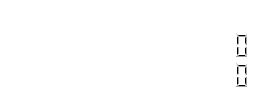
<?xml version="1.0" encoding="UTF-8"?>
<ui version="4.0">
 <class>Form</class>
 <widget class="QWidget" name="Form">
  <property name="geometry">
   <rect>
    <x>0</x>
    <y>0</y>
    <width>266</width>
    <height>99</height>
   </rect>
  </property>
  <property name="windowTitle">
   <string>Form</string>
  </property>
  <property name="styleSheet">
   <string notr="true">#Form {background-color:  transparent }</string>
  </property>
  <widget class="QLabel" name="label">
   <property name="geometry">
    <rect>
     <x>200</x>
     <y>9</y>
     <width>51</width>
     <height>21</height>
    </rect>
   </property>
   <property name="palette">
    <palette>
     <active>
      <colorrole role="WindowText">
       <brush brushstyle="SolidPattern">
        <color alpha="255">
         <red>255</red>
         <green>255</green>
         <blue>255</blue>
        </color>
       </brush>
      </colorrole>
     </active>
     <inactive>
      <colorrole role="WindowText">
       <brush brushstyle="SolidPattern">
        <color alpha="255">
         <red>255</red>
         <green>255</green>
         <blue>255</blue>
        </color>
       </brush>
      </colorrole>
     </inactive>
     <disabled>
      <colorrole role="WindowText">
       <brush brushstyle="SolidPattern">
        <color alpha="255">
         <red>118</red>
         <green>116</green>
         <blue>108</blue>
        </color>
       </brush>
      </colorrole>
     </disabled>
    </palette>
   </property>
   <property name="font">
    <font>
     <pointsize>12</pointsize>
     <weight>75</weight>
     <bold>true</bold>
    </font>
   </property>
   <property name="autoFillBackground">
    <bool>false</bool>
   </property>
   <property name="frameShape">
    <enum>QFrame::NoFrame</enum>
   </property>
   <property name="frameShadow">
    <enum>QFrame::Plain</enum>
   </property>
   <property name="text">
    <string>Points</string>
   </property>
  </widget>
  <widget class="QLCDNumber" name="lcdNumber">
   <property name="geometry">
    <rect>
     <x>180</x>
     <y>30</y>
     <width>71</width>
     <height>31</height>
    </rect>
   </property>
   <property name="autoFillBackground">
    <bool>false</bool>
   </property>
   <property name="frameShadow">
    <enum>QFrame::Raised</enum>
   </property>
   <property name="lineWidth">
    <number>0</number>
   </property>
  </widget>
  <widget class="QLabel" name="label_2">
   <property name="geometry">
    <rect>
     <x>20</x>
     <y>10</y>
     <width>51</width>
     <height>21</height>
    </rect>
   </property>
   <property name="palette">
    <palette>
     <active>
      <colorrole role="WindowText">
       <brush brushstyle="SolidPattern">
        <color alpha="255">
         <red>255</red>
         <green>255</green>
         <blue>255</blue>
        </color>
       </brush>
      </colorrole>
     </active>
     <inactive>
      <colorrole role="WindowText">
       <brush brushstyle="SolidPattern">
        <color alpha="255">
         <red>255</red>
         <green>255</green>
         <blue>255</blue>
        </color>
       </brush>
      </colorrole>
     </inactive>
     <disabled>
      <colorrole role="WindowText">
       <brush brushstyle="SolidPattern">
        <color alpha="255">
         <red>118</red>
         <green>116</green>
         <blue>108</blue>
        </color>
       </brush>
      </colorrole>
     </disabled>
    </palette>
   </property>
   <property name="font">
    <font>
     <pointsize>12</pointsize>
     <weight>75</weight>
     <bold>true</bold>
    </font>
   </property>
   <property name="autoFillBackground">
    <bool>false</bool>
   </property>
   <property name="frameShape">
    <enum>QFrame::NoFrame</enum>
   </property>
   <property name="frameShadow">
    <enum>QFrame::Plain</enum>
   </property>
   <property name="text">
    <string>Player</string>
   </property>
  </widget>
  <widget class="QLabel" name="lblPlayer1">
   <property name="geometry">
    <rect>
     <x>20</x>
     <y>40</y>
     <width>181</width>
     <height>21</height>
    </rect>
   </property>
   <property name="palette">
    <palette>
     <active>
      <colorrole role="WindowText">
       <brush brushstyle="SolidPattern">
        <color alpha="255">
         <red>255</red>
         <green>255</green>
         <blue>255</blue>
        </color>
       </brush>
      </colorrole>
     </active>
     <inactive>
      <colorrole role="WindowText">
       <brush brushstyle="SolidPattern">
        <color alpha="255">
         <red>255</red>
         <green>255</green>
         <blue>255</blue>
        </color>
       </brush>
      </colorrole>
     </inactive>
     <disabled>
      <colorrole role="WindowText">
       <brush brushstyle="SolidPattern">
        <color alpha="255">
         <red>118</red>
         <green>116</green>
         <blue>108</blue>
        </color>
       </brush>
      </colorrole>
     </disabled>
    </palette>
   </property>
   <property name="font">
    <font>
     <pointsize>12</pointsize>
     <weight>75</weight>
     <bold>true</bold>
    </font>
   </property>
   <property name="autoFillBackground">
    <bool>false</bool>
   </property>
   <property name="frameShape">
    <enum>QFrame::NoFrame</enum>
   </property>
   <property name="frameShadow">
    <enum>QFrame::Plain</enum>
   </property>
   <property name="text">
    <string>Player</string>
   </property>
  </widget>
  <widget class="QLabel" name="lblPlayer2">
   <property name="geometry">
    <rect>
     <x>20</x>
     <y>70</y>
     <width>181</width>
     <height>21</height>
    </rect>
   </property>
   <property name="palette">
    <palette>
     <active>
      <colorrole role="WindowText">
       <brush brushstyle="SolidPattern">
        <color alpha="255">
         <red>255</red>
         <green>255</green>
         <blue>255</blue>
        </color>
       </brush>
      </colorrole>
     </active>
     <inactive>
      <colorrole role="WindowText">
       <brush brushstyle="SolidPattern">
        <color alpha="255">
         <red>255</red>
         <green>255</green>
         <blue>255</blue>
        </color>
       </brush>
      </colorrole>
     </inactive>
     <disabled>
      <colorrole role="WindowText">
       <brush brushstyle="SolidPattern">
        <color alpha="255">
         <red>118</red>
         <green>116</green>
         <blue>108</blue>
        </color>
       </brush>
      </colorrole>
     </disabled>
    </palette>
   </property>
   <property name="font">
    <font>
     <pointsize>12</pointsize>
     <weight>75</weight>
     <bold>true</bold>
    </font>
   </property>
   <property name="autoFillBackground">
    <bool>false</bool>
   </property>
   <property name="frameShape">
    <enum>QFrame::NoFrame</enum>
   </property>
   <property name="frameShadow">
    <enum>QFrame::Plain</enum>
   </property>
   <property name="text">
    <string>Player</string>
   </property>
  </widget>
  <widget class="QLCDNumber" name="lcdNumber_2">
   <property name="geometry">
    <rect>
     <x>180</x>
     <y>60</y>
     <width>71</width>
     <height>31</height>
    </rect>
   </property>
   <property name="autoFillBackground">
    <bool>false</bool>
   </property>
   <property name="frameShadow">
    <enum>QFrame::Raised</enum>
   </property>
   <property name="lineWidth">
    <number>0</number>
   </property>
   <property name="intValue" stdset="0">
    <number>0</number>
   </property>
  </widget>
 </widget>
 <resources/>
 <connections/>
</ui>
